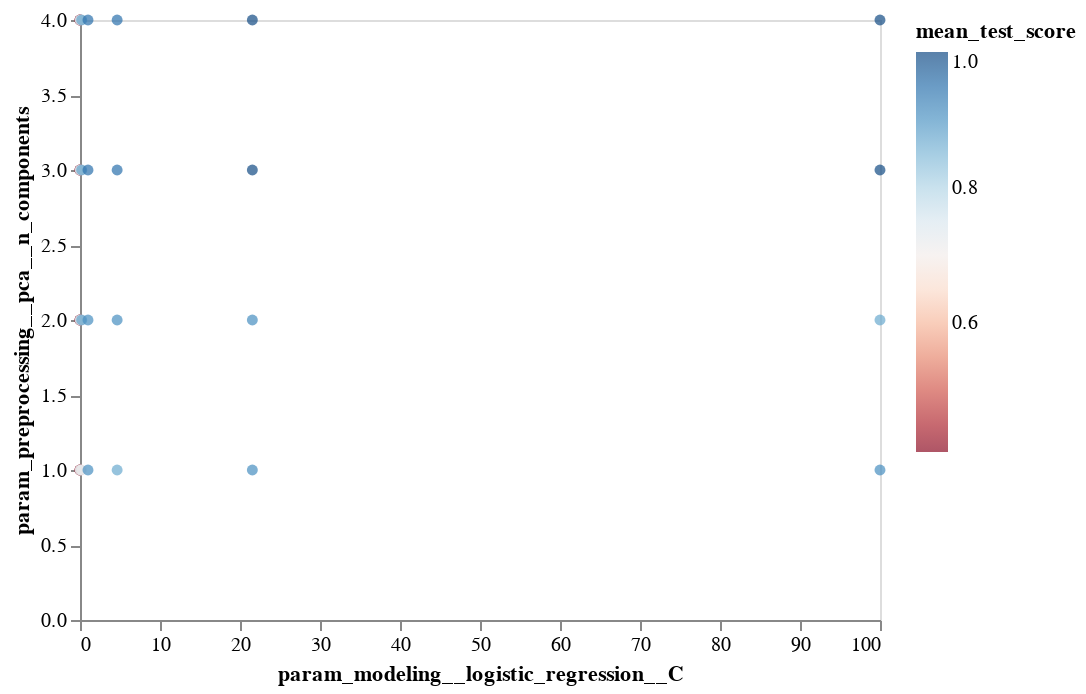

The code cell stored with this chart in its notebook:
### Code cell
df_grid_search_results = pd.DataFrame(grid_search.cv_results_)
df_grid_search_results = df_grid_search_results[
    [
        "param_modeling__logistic_regression__C",
        "param_preprocessing__pca__n_components",
        "mean_test_score",
    ]
]

chart = (
    alt.Chart(df_grid_search_results)
    .encode(
        x="param_modeling__logistic_regression__C:Q",
        y="param_preprocessing__pca__n_components",
        color=alt.Color("mean_test_score", scale=alt.Scale(scheme="redblue")),
    )
    .configure_axis(grid=False)
    .mark_circle()
)
chart

### Figure 1 — Vega-Lite specification as saved in the notebook (floating-point values rounded to 4 significant figures)
{"config": {"view": {"continuousWidth": 400, "continuousHeight": 300}, "axis": {"grid": false}}, "data": {"name": "data-49d735abdf212efc3b4bcafcc3fafd56"}, "mark": "circle", "encoding": {"color": {"field": "mean_test_score", "scale": {"scheme": "redblue"}, "type": "quantitative"}, "x": {"field": "param_modeling__logistic_regression__C", "type": "quantitative"}, "y": {"field": "param_preprocessing__pca__n_components", "type": "quantitative"}}, "$schema": "https://vega.github.io/schema/vega-lite/v4.17.0.json", "datasets": {"data-49d735abdf212efc3b4bcafcc3fafd56": [{"param_modeling__logistic_regression__C": 0.0001, "param_preprocessing__pca__n_components": 1, "mean_test_score": 0.41}, {"param_modeling__logistic_regression__C": 0.0001, "param_preprocessing__pca__n_components": 2, "mean_test_score": 0.41}, {"param_modeling__logistic_regression__C": 0.0001, "param_preprocessing__pca__n_components": 3, "mean_test_score": 0.41}, {"param_modeling__logistic_regression__C": 0.0001, "param_preprocessing__pca__n_components": 4, "mean_test_score": 0.41}, {"param_modeling__logistic_regression__C": 0.0004642, "param_preprocessing__pca__n_components": 1, "mean_test_score": 0.41}, {"param_modeling__logistic_regression__C": 0.0004642, "param_preprocessing__pca__n_components": 2, "mean_test_score": 0.41}, {"param_modeling__logistic_regression__C": 0.0004642, "param_preprocessing__pca__n_components": 3, "mean_test_score": 0.41}, {"param_modeling__logistic_regression__C": 0.0004642, "param_preprocessing__pca__n_components": 4, "mean_test_score": 0.41}, {"param_modeling__logistic_regression__C": 0.002154, "param_preprocessing__pca__n_components": 1, "mean_test_score": 0.41}, {"param_modeling__logistic_regression__C": 0.002154, "param_preprocessing__pca__n_components": 2, "mean_test_score": 0.41}, {"param_modeling__logistic_regression__C": 0.002154, "param_preprocessing__pca__n_components": 3, "mean_test_score": 0.41}, {"param_modeling__logistic_regression__C": 0.002154, "param_preprocessing__pca__n_components": 4, "mean_test_score": 0.41}, {"param_modeling__logistic_regression__C": 0.01, "param_preprocessing__pca__n_components": 1, "mean_test_score": 0.72}, {"param_modeling__logistic_regression__C": 0.01, "param_preprocessing__pca__n_components": 2, "mean_test_score": 0.72}, {"param_modeling__logistic_regression__C": 0.01, "param_preprocessing__pca__n_components": 3, "mean_test_score": 0.72}, {"param_modeling__logistic_regression__C": 0.01, "param_preprocessing__pca__n_components": 4, "mean_test_score": 0.72}, {"param_modeling__logistic_regression__C": 0.04642, "param_preprocessing__pca__n_components": 1, "mean_test_score": 0.72}, {"param_modeling__logistic_regression__C": 0.04642, "param_preprocessing__pca__n_components": 2, "mean_test_score": 0.77}, {"param_modeling__logistic_regression__C": 0.04642, "param_preprocessing__pca__n_components": 3, "mean_test_score": 0.77}, {"param_modeling__logistic_regression__C": 0.04642, "param_preprocessing__pca__n_components": 4, "mean_test_score": 0.77}, {"param_modeling__logistic_regression__C": 0.2154, "param_preprocessing__pca__n_components": 1, "mean_test_score": 0.72}, {"param_modeling__logistic_regression__C": 0.2154, "param_preprocessing__pca__n_components": 2, "mean_test_score": 0.87}, {"param_modeling__logistic_regression__C": 0.2154, "param_preprocessing__pca__n_components": 3, "mean_test_score": 0.87}, {"param_modeling__logistic_regression__C": 0.2154, "param_preprocessing__pca__n_components": 4, "mean_test_score": 0.87}, {"param_modeling__logistic_regression__C": 1.0, "param_preprocessing__pca__n_components": 1, "mean_test_score": 0.91}, {"param_modeling__logistic_regression__C": 1.0, "param_preprocessing__pca__n_components": 2, "mean_test_score": 0.91}, {"param_modeling__logistic_regression__C": 1.0, "param_preprocessing__pca__n_components": 3, "mean_test_score": 0.95}, {"param_modeling__logistic_regression__C": 1.0, "param_preprocessing__pca__n_components": 4, "mean_test_score": 0.95}, {"param_modeling__logistic_regression__C": 4.642, "param_preprocessing__pca__n_components": 1, "mean_test_score": 0.87}, {"param_modeling__logistic_regression__C": 4.642, "param_preprocessing__pca__n_components": 2, "mean_test_score": 0.91}, {"param_modeling__logistic_regression__C": 4.642, "param_preprocessing__pca__n_components": 3, "mean_test_score": 0.95}, {"param_modeling__logistic_regression__C": 4.642, "param_preprocessing__pca__n_components": 4, "mean_test_score": 0.95}, {"param_modeling__logistic_regression__C": 21.54, "param_preprocessing__pca__n_components": 1, "mean_test_score": 0.91}, {"param_modeling__logistic_regression__C": 21.54, "param_preprocessing__pca__n_components": 2, "mean_test_score": 0.91}, {"param_modeling__logistic_regression__C": 21.54, "param_preprocessing__pca__n_components": 3, "mean_test_score": 1.0}, {"param_modeling__logistic_regression__C": 21.54, "param_preprocessing__pca__n_components": 4, "mean_test_score": 1.0}, {"param_modeling__logistic_regression__C": 100.0, "param_preprocessing__pca__n_components": 1, "mean_test_score": 0.91}, {"param_modeling__logistic_regression__C": 100.0, "param_preprocessing__pca__n_components": 2, "mean_test_score": 0.87}, {"param_modeling__logistic_regression__C": 100.0, "param_preprocessing__pca__n_components": 3, "mean_test_score": 1.0}, {"param_modeling__logistic_regression__C": 100.0, "param_preprocessing__pca__n_components": 4, "mean_test_score": 1.0}]}}
